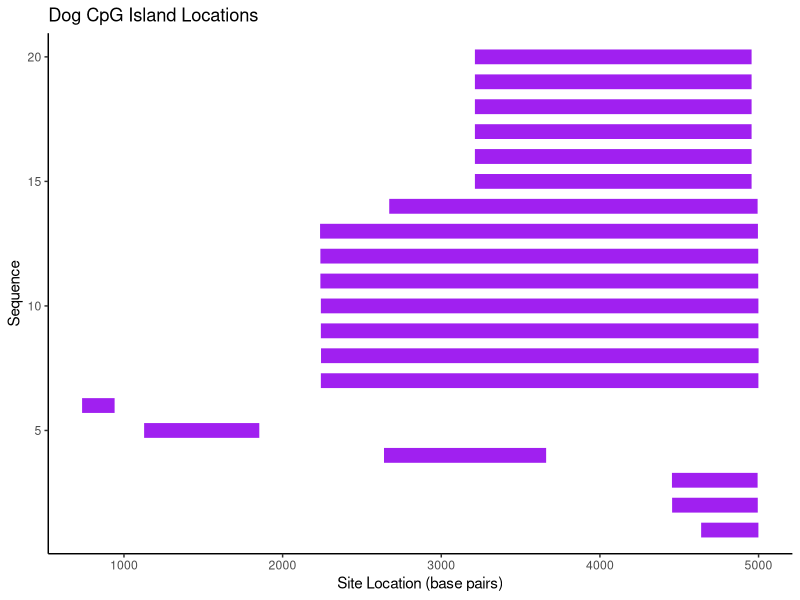
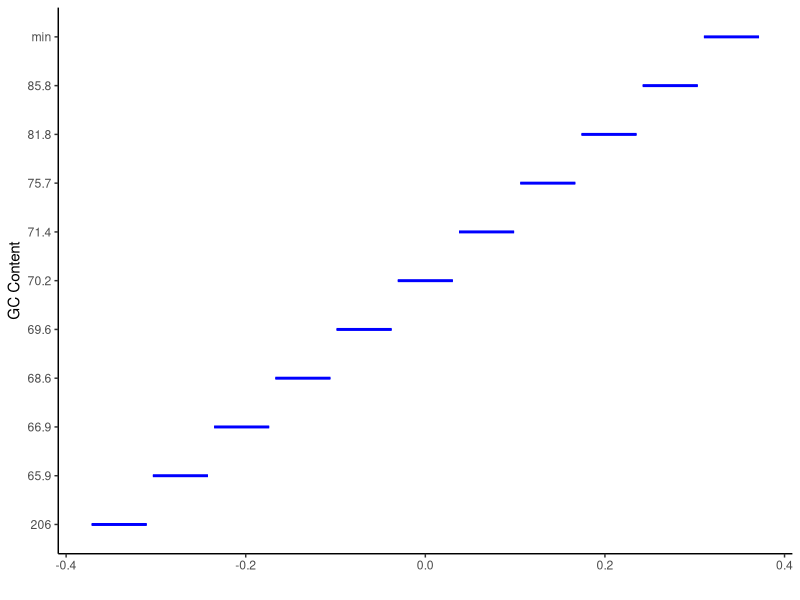
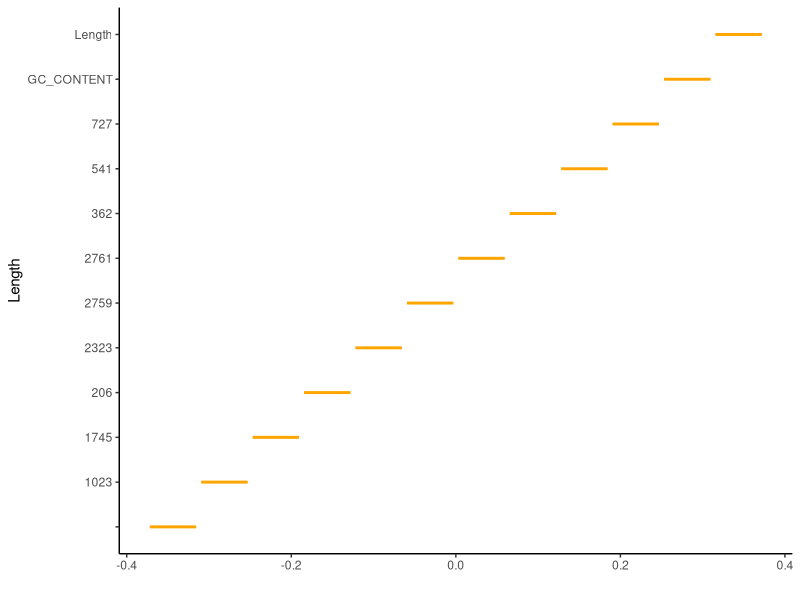

Reproduce these figures in R, in order.
# this is code for you
library(ggplot2)
library(dplyr)
# check working directory!
# read in your data set as a csv
# this is an example data set you need to create your own spread sheet from the 
# student data sheet and load that in instead!
dat <- read.csv("student_data_sheet.csv")
head(dat)

# this is tricky to figure out so here is the bare bones code go ahead and modify it make it look nice for your data
# this 'maps' the location for each sequence
# first idnetify data
ggplot(data = dat)+
  # next we want ot make a segment from the start to the end wiht the sequnce # being the y axis
  geom_segment(aes(x = start_site, y = Sequence, xend = end_site, yend = Sequence, color="purple"), size=5)+
  scale_color_identity()+
  # just make a nice theme
  theme_classic()+
  # change x axis label
  xlab("Site Location (base pairs)")+
  ggtitle("Dog CpG Island Locations ")

  

# you should add axis labels change colors etc
# save plot and add to word document with caption and 
# bullet point take away


# Create box and whisker plot for GC content and length 
# hint use geom_boxplot()
# leave x blank and make y = to your variable of choice
# modify graphs to make them look nice
# paste into word document


ggplot(data = dat, aes(y = GC_content,color="blue")) +
  geom_boxplot() +
  theme_classic() +
  scale_color_identity()+
  ylab("GC Content") +
  xlab("")  

# length box plot
ggplot(data = dat, aes(y = length,color="orange")) +
  geom_boxplot() +
  theme_classic() +
  scale_color_identity()+
  ylab("Length") +
  xlab("")  


# GC content box plot



# calculate summary statistics for 
# gc content and length
# find the mean median min max
# put in a table add to word doc 


